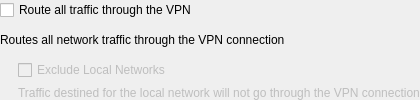
    <widget class="QWidget" name="widgetIncludeAllNetworks" native="true">
     <layout class="QVBoxLayout" name="verticalLayout_40">
      <property name="leftMargin">
       <number>0</number>
      </property>
      <property name="topMargin">
       <number>0</number>
      </property>
      <property name="rightMargin">
       <number>0</number>
      </property>
      <property name="bottomMargin">
       <number>0</number>
      </property>
      <item>
       <widget class="QCheckBox" name="checkIncludeAllNetworks">
        <property name="text">
         <string>Route all traffic through the VPN</string>
        </property>
       </widget>
      </item>
      <item>
       <widget class="QLabel" name="lTipIncludeAllNetworks">
        <property name="text">
         <string>Routes all network traffic through the VPN connection</string>
        </property>
       </widget>
      </item>
      <item>
       <widget class="QWidget" name="widgetExcludeLocalNetworks" native="true">
        <property name="enabled">
         <bool>false</bool>
        </property>
        <layout class="QVBoxLayout" name="verticalLayout_39">
         <property name="leftMargin">
          <number>18</number>
         </property>
         <property name="topMargin">
          <number>0</number>
         </property>
         <property name="rightMargin">
          <number>0</number>
         </property>
         <property name="bottomMargin">
          <number>0</number>
         </property>
         <item>
          <widget class="QCheckBox" name="checkExcludeLocalNetworks">
           <property name="text">
            <string>Exclude Local Networks</string>
           </property>
          </widget>
         </item>
         <item>
          <widget class="QLabel" name="lTipExcludeLocalNetworks">
           <property name="text">
            <string>Traffic destined for the local network will not go through the VPN connection</string>
           </property>
          </widget>
         </item>
        </layout>
       </widget>
      </item>
     </layout>
    </widget>
